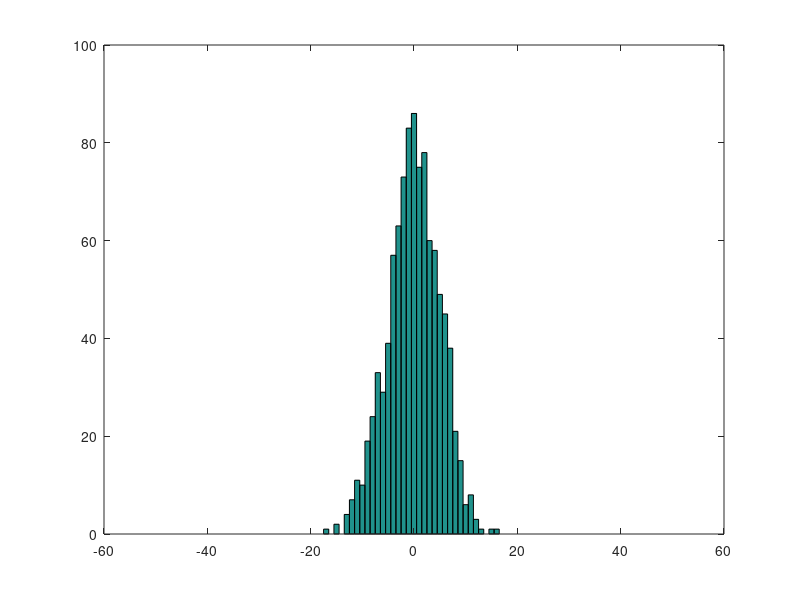

MATLAB code to generate this figure:
%Passo
nb = 1000; %numero de bebados
x = zeros(nb,1); %Posicao inicial
np = 100; %Numero de passos que cada bebado da

x = sum(floor(rand(nb,np)*2) - 0.5, 2);

figure 1
hist(x, (-np/2) : (np/2))
